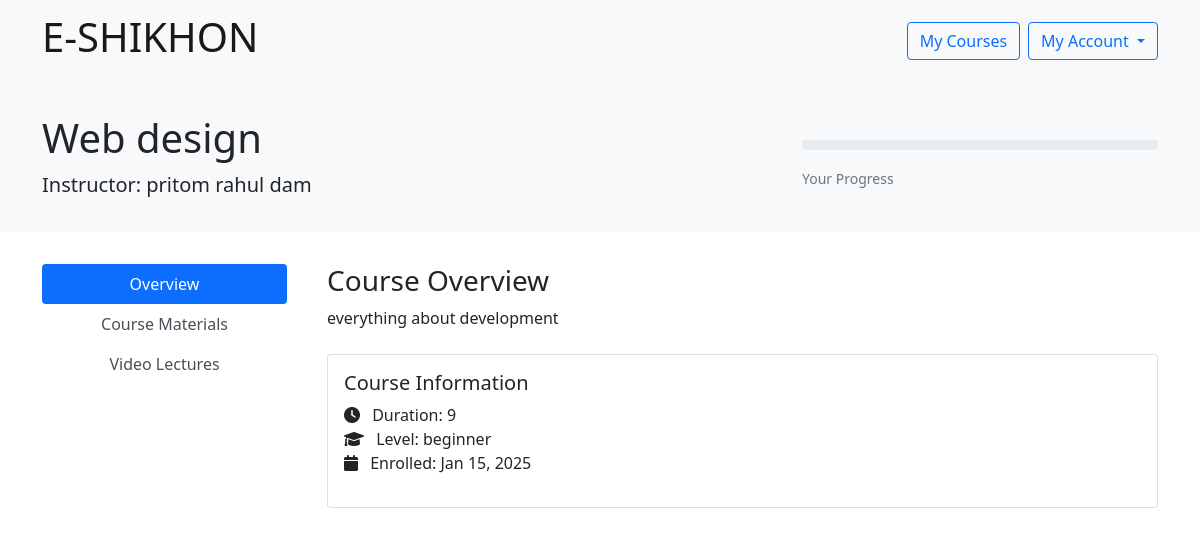
The page /view_enrolled_course.php?id=1 (signed in) on the database its author committed.
### tables this page shows
CREATE TABLE `courses` (
  `id` int(11) NOT NULL,
  `instructor_id` int(11) NOT NULL,
  `title` varchar(255) NOT NULL,
  `description` text DEFAULT NULL,
  `duration` varchar(50) DEFAULT NULL,
  `price` decimal(10,2) DEFAULT 0.00,
  `category` varchar(100) DEFAULT NULL,
  `level` enum('beginner','intermediate','advanced') DEFAULT 'beginner',
  `created_at` datetime DEFAULT current_timestamp(),
  `status` enum('draft','published','upcoming','active','archived') DEFAULT 'draft',
  `start_date` datetime DEFAULT NULL,
  `course_image` varchar(255) DEFAULT NULL
);

CREATE TABLE `instructor` (
  `id` int(11) NOT NULL,
  `email` varchar(255) NOT NULL,
  `password` varchar(255) NOT NULL,
  `full_name` varchar(100) NOT NULL,
  `phone` varchar(20) DEFAULT NULL,
  `profile_image` varchar(200) DEFAULT NULL,
  `bio` text DEFAULT NULL,
  `field_expertise` varchar(100) DEFAULT NULL,
  `experience_years` varchar(255) DEFAULT NULL,
  `portfolio_link` varchar(255) DEFAULT NULL,
  `created_at` datetime DEFAULT current_timestamp(),
  `status` enum('active','banned') DEFAULT 'active'
);

CREATE TABLE `enrollments` (
  `id` int(11) NOT NULL,
  `user_id` int(11) NOT NULL,
  `instructor_id` int(11) NOT NULL,
  `course_id` int(11) NOT NULL,
  `enrollment_date` datetime DEFAULT current_timestamp(),
  `status` enum('active','completed','dropped') DEFAULT 'active',
  `progress` int(11) DEFAULT 0,
  `last_accessed` datetime DEFAULT NULL
);

### view_enrolled_course.php (the view, shortened to what this page needs)
<?php
$conn = mysqli_connect("localhost", "root", "", "project");
$course_id = $_GET['id'];
$email = $_SESSION['email'];
$enrollment_sql = "SELECT e.*, u.id as user_id
                  FROM enrollments e
                  JOIN users u ON e.user_id = u.id
                  WHERE u.email = ? AND e.course_id = ? AND e.status = 'active'";
$enrollment_stmt = $conn->prepare($enrollment_sql);
$enrollment_stmt->bind_param("si", $email, $course_id);
$enrollment_stmt->execute();
$enrollment = $enrollment_stmt->get_result()->fetch_assoc();
$course_sql = "SELECT c.*, i.full_name as instructor_name, i.profile_image as instructor_image
               FROM courses c
               JOIN instructor i ON c.instructor_id = i.id
               WHERE c.id = ?";
$course_stmt = $conn->prepare($course_sql);
$course_stmt->bind_param("i", $course_id);
$course_stmt->execute();
$course = $course_stmt->get_result()->fetch_assoc();
?>
<!DOCTYPE html>
<html lang="en">
<head>
    <link href="https://cdn.jsdelivr.net/npm/bootstrap@5.0.2/dist/css/bootstrap.min.css" rel="stylesheet">
    <link href="https://cdnjs.cloudflare.com/ajax/libs/font-awesome/6.0.0-beta3/css/all.min.css" rel="stylesheet">
</head>
<body>
    <nav class="navbar navbar-expand-lg navbar-light bg-light">
        <div class="container">
            <a class="navbar-brand" href="loguser.php"><h1>E-SHIKHON</h1></a>
            <div class="d-flex">
                <a href="ongoing_courses.php" class="btn btn-outline-primary me-2">My Courses</a>
                <div class="dropdown">
                    <button class="btn btn-outline-primary dropdown-toggle" type="button" id="userDropdown" data-bs-toggle="dropdown" aria-expanded="false">
                        <?php echo htmlspecialchars($_SESSION['fullname'] ?? 'My Account'); ?>
                    </button>
                </div>
            </div>
        </div>
    </nav>
    <div class="course-header">
        <div class="container">
            <div class="row align-items-center">
                <div class="col-md-8">
                    <h1><?php echo htmlspecialchars($course['title']); ?></h1>
                    <p class="lead mb-0">Instructor: <?php echo htmlspecialchars($course['instructor_name']); ?></p>
                </div>
                <div class="col-md-4">
                    <div class="progress">
                    </div>
                    <small class="text-muted">Your Progress</small>
                </div>
            </div>
        </div>
    </div>
    <div class="container">
        <div class="row">
            <div class="col-md-3">
                <div class="nav flex-column nav-pills me-3" id="courseTab" role="tablist">
                    <button class="nav-link active" data-bs-toggle="pill" data-bs-target="#overview" type="button">Overview</button>
                    <button class="nav-link" data-bs-toggle="pill" data-bs-target="#materials" type="button">Course Materials</button>
                    <button class="nav-link" data-bs-toggle="pill" data-bs-target="#videos" type="button">Video Lectures</button>
                </div>
            </div>
            <div class="col-md-9">
                <div class="tab-content" id="courseTabContent">
                    <div class="tab-pane fade show active" id="overview">
                        <h3>Course Overview</h3>
                        <p><?php echo nl2br(htmlspecialchars($course['description'])); ?></p>
                        <div class="card mt-4">
                            <div class="card-body">
                                <h5 class="card-title">Course Information</h5>
                                <ul class="list-unstyled">
                                    <li><i class="fas fa-clock me-2"></i> Duration: <?php echo htmlspecialchars($course['duration']); ?></li>
                                    <li><i class="fas fa-graduation-cap me-2"></i> Level: <?php echo htmlspecialchars($course['level']); ?></li>
                                    <li><i class="fas fa-calendar me-2"></i> Enrolled: <?php echo date('M d, Y', strtotime($enrollment['enrollment_date'])); ?></li>
                                </ul>
                            </div>
                        </div>
                    </div>
                </div>
            </div>
        </div>
    </div>
</body>
</html>

### view_enrolled_course.php (style rules this page uses)
.course-header { background-color: #f8f9fa; padding: 2rem 0; margin-bottom: 2rem; }
.progress { height: 10px; margin: 1rem 0; }
.nav-pills .nav-link { color: #495057; }
.nav-pills .nav-link.active { background-color: #0d6efd; color: white; }

### rows shown on the page
courses: title "Web design", instructor.full_name "pritom rahul dam", description "everything about development", duration "9", level "beginner"
enrollments: enrollment_date "Jan 15, 2025"

### other values the page prints
$_SESSION['fullname'] "My Account"
